Frame 1 (no input): blank canvas, image omitted
Frame 60 (no input): blank canvas, image omitted
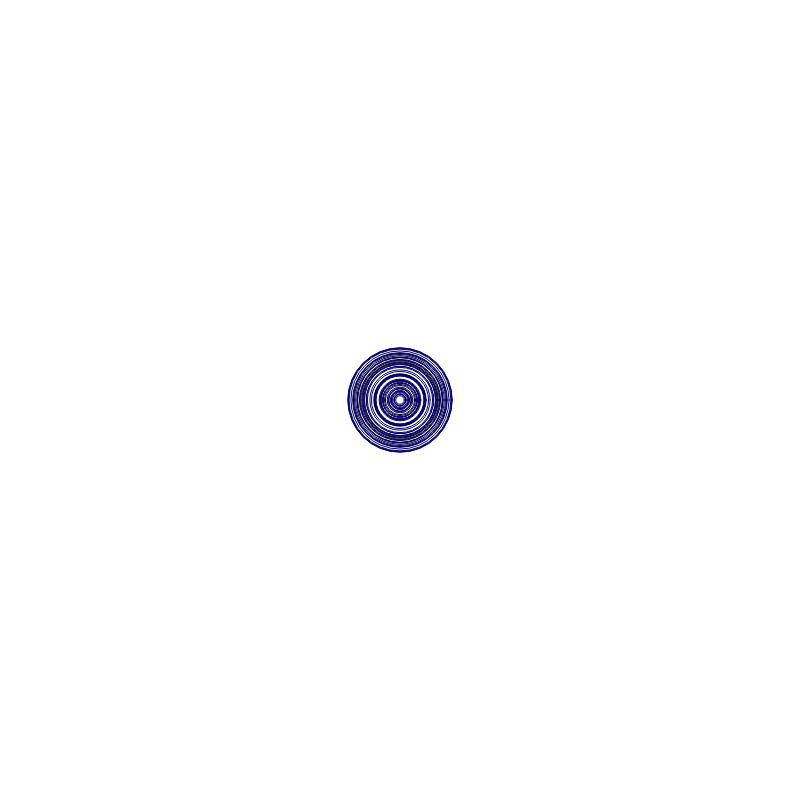
Frame 120 (the mouse pressed at the canvas centre since frame 60)

The p5.js sketch whose frames 1 and 60 were blank and that drew this single picture after the mouse press (run headless with seeded random() and noise() and a simulated clock; from frame 60 on, the mouse is pressed at the canvas centre):

// p5.js sketch
// ── sketch.js
var angle = 0;
var centerX = 200;
var centerY = 200;




function setup() {
  createCanvas(800, 800);
  

}

function draw() {
  
     if (mouseY < 400) {
    fill('gray');  
  
  } else {            
    fill('pink');   
  }
  
  
  
  
  if (mouseIsPressed) { 
  
  if (mouseX < 400) {
    
 
  var size;                                
  size = random (2,50) + 2;    
 
  stroke(100, 100, 240);
          fill(100,5, frameCount % 20) +100;
   rect(mouseX, mouseY, size,size);
    
    

        } else {                           
 

  
  
  var size;                                
  size = random (0,100) + 5;
          noFill();
  stroke(5,0, frameCount % 300) +5;
        
 ellipse(mouseX, mouseY, size,size);
          
          
    
        }
  }
  }
